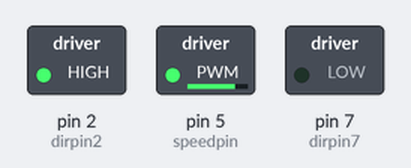
Recording of a sketch running on a simulated Arduino Uno, built with avr-gcc and run on an emulated ATmega328P. Parts: switched loads named in the sketch (green lamp = pin HIGH).

Above: at 0.1 s.
Timing chart, 0 to 1.6 s (numbered marks = the images above):
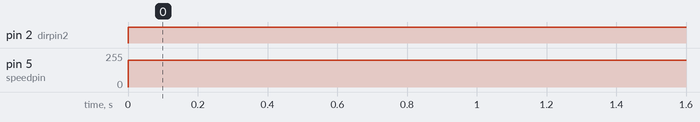

Measured:
- by itself, pin 2 (dirpin2): LOW → HIGH at 0.00 s
- by itself, pin 5 (speedpin): 0/255 → 200/255 at 0.00 s

The sketch:

feb28_dc_motor.ino
```cpp
int dirpin2 = 2; //direction pin
int dirpin7 = 7; //other direction pin
int speedpin = 5; //controls motor speed 0-255
void setup() {
  // put your setup code here, to run once:
  pinMode(dirpin2, OUTPUT);
  pinMode(dirpin7, OUTPUT);
  pinMode(speedpin, OUTPUT);
}

void loop() {
  // put your main code here, to run repeatedly:
  // controls direction if pin 2 high then pin 7 low
  digitalWrite(dirpin2, HIGH);
  digitalWrite(dirpin7, LOW);
  analogWrite(speedpin, 200);


}
```
